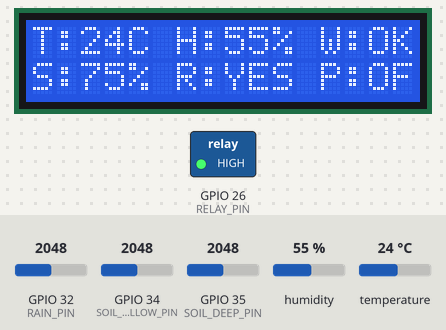
This program was run on a simulated ESP32. Shown: 16×2 character LCD, switched loads named in the program (green lamp = pin HIGH). Inputs (shaded band) come from the test bench; at power-on: temperature 24 °C, GPIO 32 (RAIN_PIN) = 2048, GPIO 34 (SOIL_SHALLOW_PIN) = 2048, GPIO 35 (SOIL_DEEP_PIN) = 2048, humidity 55 %. WiFi joins after 1.5 s; servers stay silent unless stated; uploads are accepted with an empty reply; what the program prints to the serial monitor is not drawn.

Above: at 2.8 s.
2.9 s: temperature set to 11 °C
At 4.8 s:
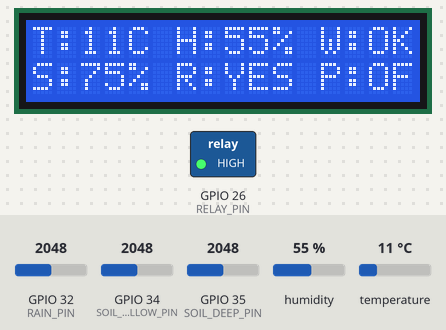
5.2 s: temperature set to 8 °C
At 6.8 s:
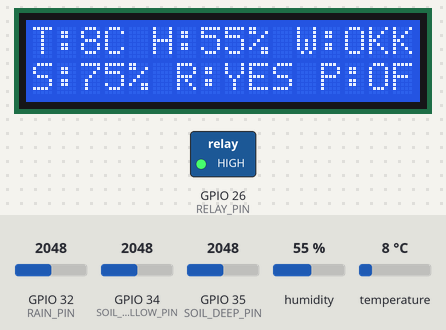
7.3 s: GPIO 32 (RAIN_PIN) set to 1943
At 8.6 s:
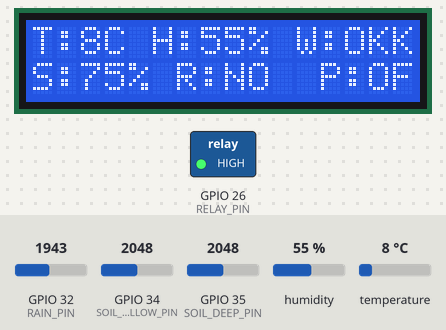
8.9 s: temperature set to 12 °C
At 10.4 s:
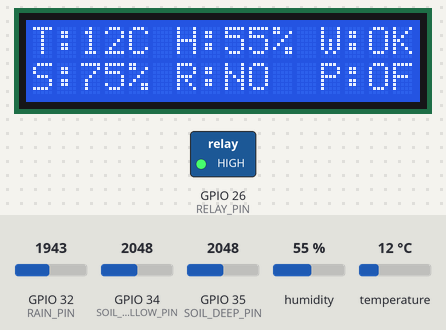
11.4 s: GPIO 34 (SOIL_SHALLOW_PIN) set to 1960
At 12.5 s:
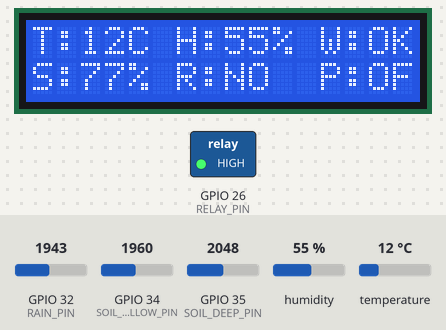
13.0 s: GPIO 35 (SOIL_DEEP_PIN) set to 1960
At 14.3 s:
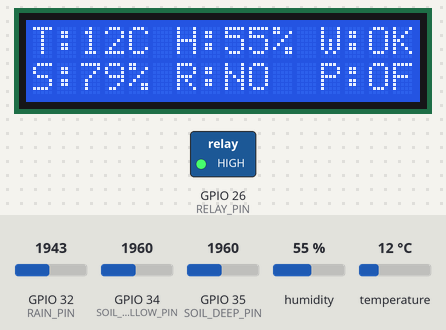
Timing chart, 0 to 15.7 s (numbered marks = the images above; inputs shaded):
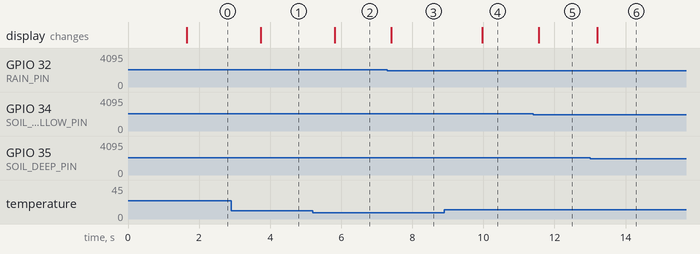

The program:

main.cpp
```cpp
#include <WiFi.h>
#include <HTTPClient.h>
#include <Wire.h>
#include <LiquidCrystal_I2C.h>
#include <ThingSpeak.h>
#include "DHT.h"

// --- Function Prototypes ---
void checkTalkBack();

// --- Network Credentials ---
const char* WIFI_SSID = "ILORI";
const char* WIFI_PASS = "11111111";

// --- ThingSpeak Configuration ---
unsigned long channelID = 3489654;
const char* writeAPIKey = "PZABE7QNXXVEEIQI";

String talkBackID     = "57765";
String talkBackAPIKey = "NB5U4U4KOORPJ1O6";

// --- Calibration Constants ---
const int SOIL_DRY = 4095;
const int SOIL_WET = 1400;

// --- Pin Definitions ---
#define DHTPIN 27
#define DHTTYPE DHT11

const int SOIL_SHALLOW_PIN = 34;
const int SOIL_DEEP_PIN    = 35;
const int RAIN_PIN         = 32;
const int RELAY_PIN        = 26;
const bool RELAY_ACTIVE_LOW = true;

DHT dht(DHTPIN, DHTTYPE);
LiquidCrystal_I2C lcd(0x27, 16, 2);
WiFiClient client;

enum SystemMode { MODE_AUTO, MODE_FORCE_ON, MODE_FORCE_OFF };
SystemMode currentMode = MODE_AUTO;

bool isPumpActive = false;
bool lastRelayState = false;
unsigned long pumpStartTime = 0;
unsigned long pumpRunSeconds = 0;
unsigned long lastUploadTime = 0;
unsigned long lastTalkBackCheck = 0;
unsigned long lastWiFiReconnect = 0;

void setup() {
  Serial.begin(115200);

  // Initialize LCD
  lcd.init();
  lcd.backlight();
  lcd.clear();
  lcd.setCursor(0, 0);
  lcd.print("Smart Irrigation");
  lcd.setCursor(0, 1);
  lcd.print("Booting System..");

  // Relay Setup (Set default state to OFF)
  pinMode(RELAY_PIN, OUTPUT);
  digitalWrite(RELAY_PIN, RELAY_ACTIVE_LOW ? HIGH : LOW);

  dht.begin();

  // Configure ADC Attenuation
  analogSetAttenuation(ADC_11db);
  pinMode(SOIL_SHALLOW_PIN, INPUT);
  pinMode(SOIL_DEEP_PIN, INPUT);
  pinMode(RAIN_PIN, INPUT);

  // Attempt initial quick connection
  WiFi.begin(WIFI_SSID, WIFI_PASS);
  int attempts = 0;
  while (WiFi.status() != WL_CONNECTED && attempts < 10) {
    delay(300);
    attempts++;
  }

  lcd.clear();
  ThingSpeak.begin(client);
}

void checkTalkBack() {
  if (WiFi.status() != WL_CONNECTED) return;

  HTTPClient http;
  String url = "https://api.thingspeak.com/talkbacks/" + talkBackID + "/commands/execute?api_key=" + talkBackAPIKey;

  http.begin(url);
  http.setTimeout(1200);

  int httpCode = http.GET();
  if (httpCode == 200) {
    String payload = http.getString();
    payload.trim();

    if (payload.length() > 0) {
      Serial.print("[TalkBack Executed]: ");
      Serial.println(payload);

      if (payload.indexOf("TURN_ON") >= 0) {
        currentMode = MODE_FORCE_ON;
      } else if (payload.indexOf("TURN_OFF") >= 0) {
        currentMode = MODE_FORCE_OFF;
      } else if (payload.indexOf("AUTO_MODE") >= 0) {
        currentMode = MODE_AUTO;
      }
    }
  }
  http.end();
}

void setPumpRelay(bool pumpOn) {
  const uint8_t relayOnLevel = RELAY_ACTIVE_LOW ? LOW : HIGH;
  const uint8_t relayOffLevel = RELAY_ACTIVE_LOW ? HIGH : LOW;
  digitalWrite(RELAY_PIN, pumpOn ? relayOnLevel : relayOffLevel);

  if (pumpOn != lastRelayState) {
    Serial.print("Pump ");
    Serial.print(pumpOn ? "ON" : "OFF");
    Serial.print("; GPIO26=");
    Serial.println(pumpOn ? relayOnLevel : relayOffLevel);
    lastRelayState = pumpOn;
  }
}

void loop() {
  bool isConnected = (WiFi.status() == WL_CONNECTED);

  // Non-blocking background reconnect every 10 seconds if connection is lost
  if (!isConnected && (millis() - lastWiFiReconnect > 10000)) {
    WiFi.reconnect();
    lastWiFiReconnect = millis();
  }

  // 1. Check TalkBack Commands
  if (isConnected && (millis() - lastTalkBackCheck > 2000)) {
    checkTalkBack();
    lastTalkBackCheck = millis();
  }

  // 2. Read Sensors
  int rawShallow = analogRead(SOIL_SHALLOW_PIN);
  int rawDeep    = analogRead(SOIL_DEEP_PIN);
  int rawRain    = analogRead(RAIN_PIN);

  int percentShallow = map(rawShallow, SOIL_DRY, SOIL_WET, 0, 100);
  int percentDeep    = map(rawDeep, SOIL_DRY, SOIL_WET, 0, 100);

  percentShallow = constrain(percentShallow, 0, 100);
  percentDeep    = constrain(percentDeep, 0, 100);

  bool isRaining = (rawRain > 2000);
  int avgMoisture = (percentShallow + percentDeep) / 2;

  float tempC = dht.readTemperature();
  float hum   = dht.readHumidity();

  if (isnan(tempC)) tempC = 0.0;
  if (isnan(hum)) hum = 0.0;

  // 3. Process Irrigation Logic
  bool prevPumpState = isPumpActive;

  if (currentMode == MODE_FORCE_ON) {
    isPumpActive = true;
  } else if (currentMode == MODE_FORCE_OFF) {
    isPumpActive = false;
  } else { // MODE_AUTO
    if (avgMoisture < 30 && !isRaining) {
      isPumpActive = true;
    } else if (avgMoisture >= 70 || isRaining) {
      isPumpActive = false;
    }
  }

  // Set RELAY_ACTIVE_LOW to false for relay boards triggered by HIGH.
  setPumpRelay(isPumpActive);

  // 4. Runtime Calculation
  if (isPumpActive) {
    if (!prevPumpState) {
      pumpStartTime = millis();
    }
    pumpRunSeconds = (millis() - pumpStartTime) / 1000;
  } else {
    pumpRunSeconds = 0;
  }

  // 5. Update LCD Screen
  // Line 1: Temp, Humidity, and WiFi Status (e.g. "T:28C H:60% W:OK")
  lcd.setCursor(0, 0);
  lcd.print("T:");
  lcd.print((int)tempC);
  lcd.print("C H:");
  lcd.print((int)hum);
  lcd.print("% W:");
  lcd.print(isConnected ? "OK" : "NO");

  // Line 2: Soil Moisture, Rain Status, and Pump State (e.g. "S:45% R:NO P:ON ")
  lcd.setCursor(0, 1);
  lcd.print("S:");
  lcd.print(avgMoisture);
  lcd.print("% R:");
  lcd.print(isRaining ? "YES" : "NO ");
  lcd.print(" P:");
  lcd.print(isPumpActive ? "ON " : "OFF");

  // 6. Upload Telemetry to ThingSpeak (Every 15s)
  if (millis() - lastUploadTime > 15000) {
    if (isConnected) {
      ThingSpeak.setField(1, tempC);
      ThingSpeak.setField(2, hum);
      ThingSpeak.setField(3, percentShallow);
      ThingSpeak.setField(4, percentDeep);
      ThingSpeak.setField(5, isRaining ? 100 : 0);
      ThingSpeak.setField(6, isPumpActive ? 1 : 0);
      ThingSpeak.setField(7, (long)pumpRunSeconds);

      int x = ThingSpeak.writeFields(channelID, writeAPIKey);
      if (x == 200) {
        Serial.println("ThingSpeak Upload Successful.");
      } else {
        Serial.println("ThingSpeak Upload Error Code: " + String(x));
      }
    } else {
      Serial.println("Skipped Upload: WiFi Disconnected.");
    }
    lastUploadTime = millis();
  }

  delay(200);
}
```

Measured:
- the behaviour switches between 10 and 9 °C on temperature (found by bisection; images 1 and 2)
- the behaviour switches between 2001 and 2000 on GPIO 32 (RAIN_PIN) (found by bisection; images 2 and 3)
- after the input at 2.9 s, the display: changes after 0.84 s (image 1)
- after the input at 5.2 s, the display: changes after 0.62 s (image 2)
- after the input at 7.3 s, the display: changes after 0.10 s (image 3)
- after the input at 8.9 s, the display: changes after 1.1 s (image 4)
- after the input at 11.4 s, the display: changes after 0.15 s (image 5)
- after the input at 13.0 s, the display: changes after 0.20 s (image 6)
